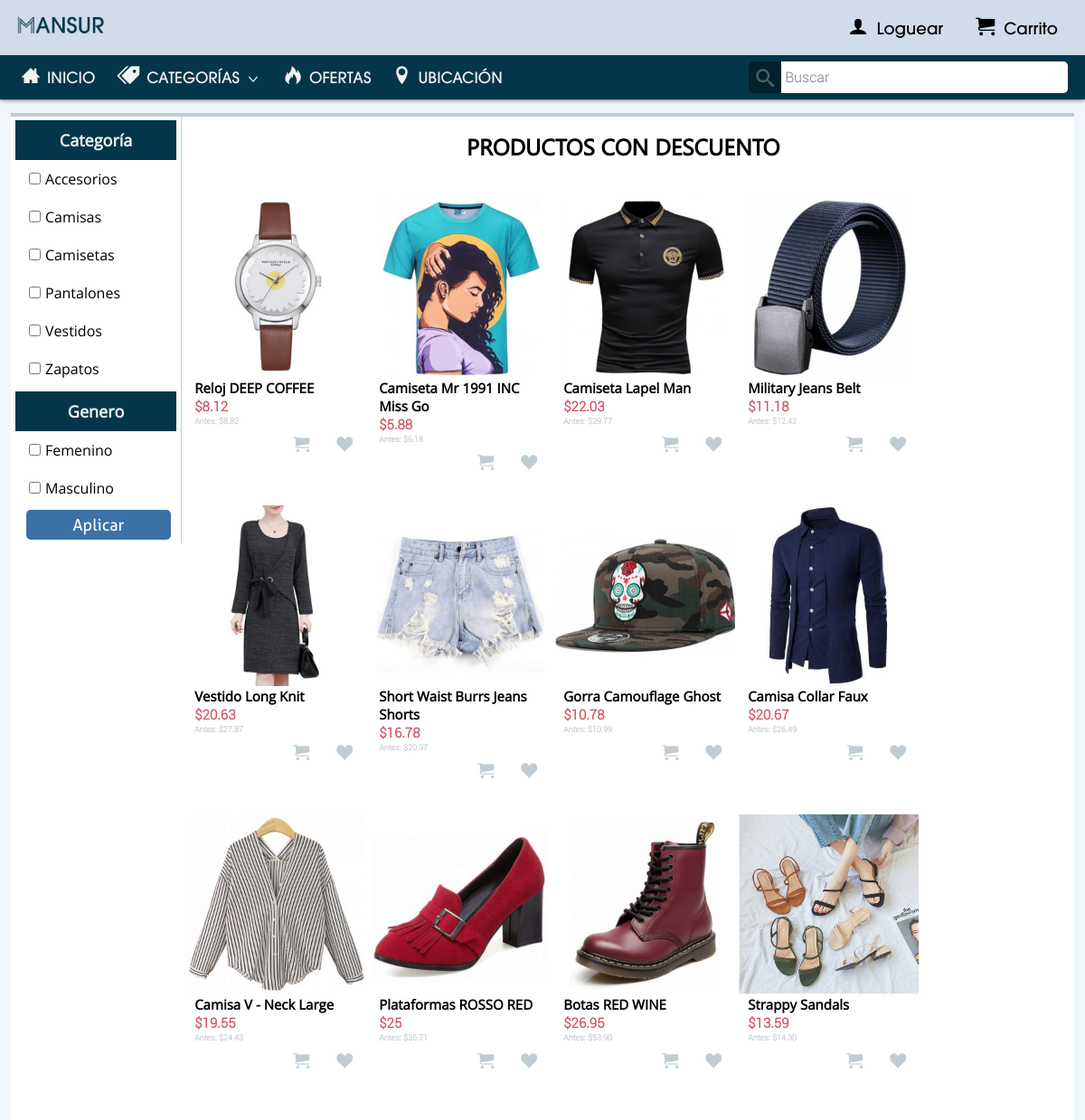
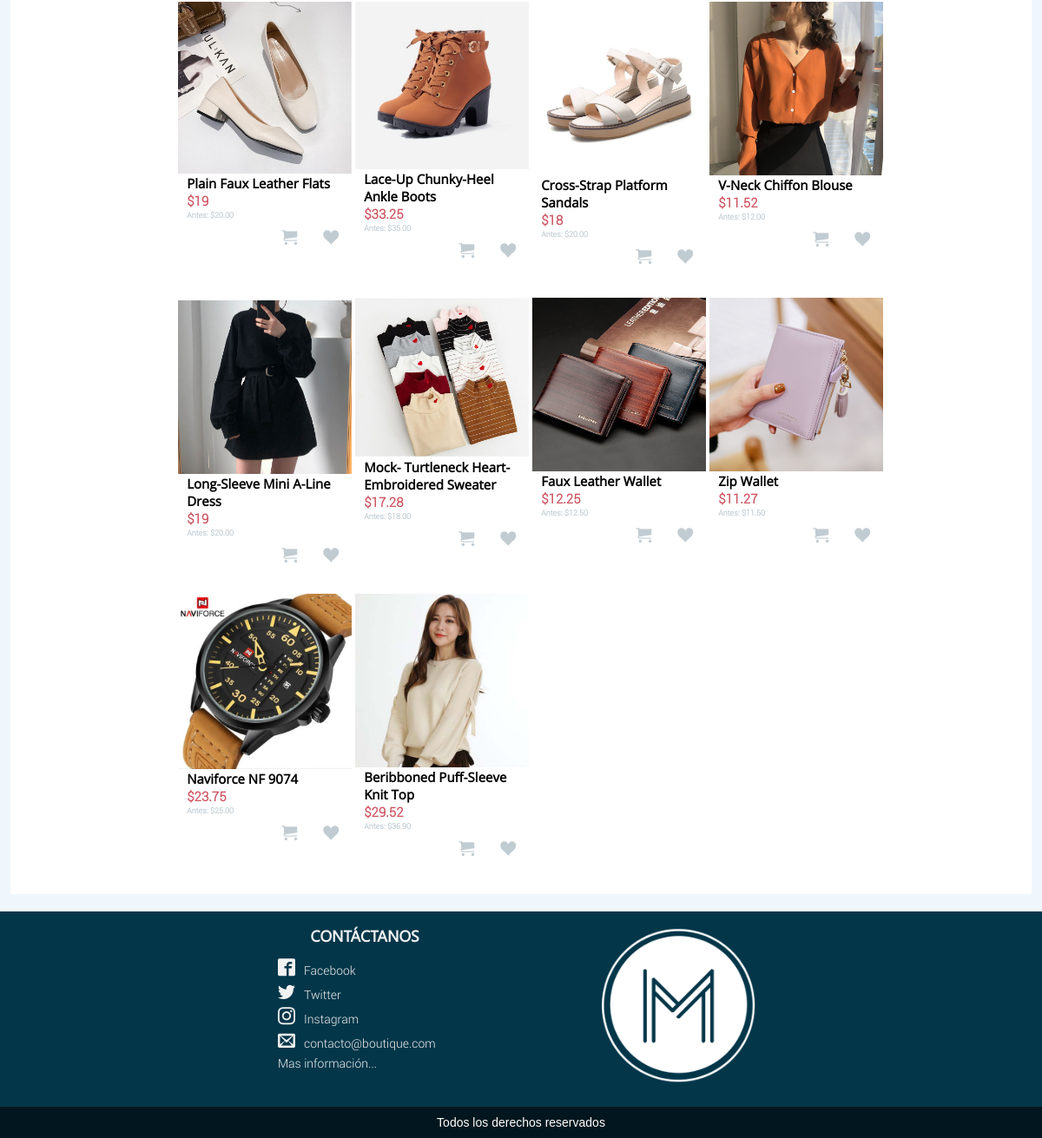
Screenshot of /PAG/ofertas.php with the database file from the repository (2 pictures, top to bottom).
### tables this page shows
CREATE TABLE IF NOT EXISTS `articulo` (
  `art_id` int(11) NOT NULL AUTO_INCREMENT,
  `fecha` date NOT NULL,
  `nombre` varchar(50) NOT NULL,
  `marca` varchar(20) NOT NULL,
  `precio` decimal(6,2) NOT NULL,
  `descuento` int(3) NOT NULL,
  `descripcion` text NOT NULL,
  `img` varchar(250) NOT NULL,
  `cat_id` int(5) NOT NULL,
  `ge_id` int(5) NOT NULL,
  `estado` tinyint(1) NOT NULL,
  `tallas` tinyint(1) NOT NULL,
  `cantidad` int(5) NOT NULL,
  PRIMARY KEY (`art_id`),
  KEY `cat_id` (`cat_id`),
  KEY `ge_id` (`ge_id`),
  FULLTEXT KEY `nombre` (`nombre`,`marca`)
);

### PAG/ELE/art.php (the view)
<?php
        while($mostrar=mysqli_fetch_array($result)){
        $link = 'producto.php?id='.$mostrar['art_id'];
        $porcentaje = $mostrar['descuento'] / 100;
        $precio = $mostrar['precio'];
        $descuento = $precio * $porcentaje;
        $des = bcdiv($descuento, '1', 2);
        $nprecio = $precio - $des;
        ?>
      <div class="AR">
          <a href="<?php echo $link;?>"><img src="../RECU/IMG/<?php echo $mostrar['img']?>"></a>
          <a href="<?php echo $link;?>"><h2><?php echo $mostrar['nombre']?></h2></a>
          <?php if ($porcentaje > 0):?>
            <h3>$<?php echo $nprecio?></h3>
            <h4>Antes: $<?php echo $mostrar['precio']?></h4>
          <?php else:?>
            <h3>$<?php echo $mostrar['precio']?></h3>
          <?php endif ?>
          <ul>
            <li><a href="#home"><span class="icon-fav"></span></a></li>
            <li><a href="#news"><span class="icon-cart"></span></a></li>
          </ul>
        </div>
    <?php } ?>

### RECU/CSS/Style.css (style rules this page uses)
@media screen and (-webkit-min-device-pixel-ratio:0) { * { margin: 0px; padding: 0px; } }
@media screen and (-webkit-min-device-pixel-ratio:0) { body { background-color: #eff7fc; } }
@media screen and (-webkit-min-device-pixel-ratio:0) { a { text-decoration: none; } }
@media screen and (-webkit-min-device-pixel-ratio:0) { ul { list-style: none; } }
@media screen and (-webkit-min-device-pixel-ratio:0) { .AR { width: 220px; height: 370px; position:relative; margin-left: 25px; margin-bottom: 5px; float: left } }
@media screen and (-webkit-min-device-pixel-ratio:0) { .AR img { width: 100%; margin: 0 auto; } }
@media screen and (-webkit-min-device-pixel-ratio:0) { .AR h2 { color: black; padding: 1px 1px; padding-left: 10px; font-size: 15px; font-family:'Open Sans', 'Bahnschrift', 'Arial'; } }
@media screen and (-webkit-min-device-pixel-ratio:0) { .AR h3 { color: #CD5360; padding: 1px 1px; padding-left: 10px; font-size: 15px; font-family:'Roboto', 'Noto', 'Arial', 'sans-serif;'; text-align: left; } }
@media screen and (-webkit-min-device-pixel-ratio:0) { .AR h4 { color: #c1ccd2; padding: 1px 1px; padding-left: 10px; font-size: 9px; font-family:'Roboto', 'Noto', 'Arial', 'sans-serif;'; text-align: left; } }
@media screen and (-webkit-min-device-pixel-ratio:0) { .AR ul { overflow: hidden; list-style: none; } }
@media screen and (-webkit-min-device-pixel-ratio:0) { .AR ul li { float: right; } }
@media screen and (-webkit-min-device-pixel-ratio:0) { .AR ul li span { color: #c1ccd2; display: block; padding: 10px 10px; padding-left: 15px; padding-right: 15px; font-size: 18px; } }
@media screen and (max-width:1366px ) { .AR { margin-left: 5px; width: 210px; height: 353px; } }
@media screen and (max-width:1350px ) { .AR { margin-left: 4px; } }
@media screen and (max-width:1280px ) { .AR { width: 200px; height: 336px; } }

### RECU/CSS/S2.css (style rules this page uses)
@media screen and (-webkit-min-device-pixel-ratio:0) { * { margin: 0; padding: 0; } }

### rows the page displays
articulo: img (picture), nombre "Reloj DEEP COFFEE", nprecio "8.12", precio "8.82"
articulo: img (picture), nombre "Camiseta Mr 1991 INC Miss Go", nprecio "5.88", precio "6.18"
articulo: img (picture), nombre "Camiseta Lapel Man", nprecio "22.03", precio "29.77"
articulo: img (picture), nombre "Military Jeans Belt", nprecio "11.18", precio "12.42"
articulo: img (picture), nombre "Vestido Long Knit", nprecio "20.63", precio "27.87"
articulo: img (picture), nombre "Short Waist Burrs Jeans Shorts", nprecio "16.78", precio "20.97"
articulo: img (picture), nombre "Gorra Camouflage Ghost", nprecio "10.78", precio "10.99"
articulo: img (picture), nombre "Camisa Collar Faux", nprecio "20.67", precio "26.49"
articulo: img (picture), nombre "Camisa V - Neck Large", nprecio "19.55", precio "24.43"
articulo: img (picture), nombre "Plataformas ROSSO RED", nprecio "25", precio "35.71"
articulo: img (picture), nombre "Botas RED WINE", nprecio "26.95", precio "53.90"
articulo: img (picture), nombre "Strappy Sandals", nprecio "13.59", precio "14.30"
articulo: img (picture), nombre "Plain Faux Leather Flats", nprecio "19", precio "20.00"
articulo: img (picture), nombre "Lace-Up Chunky-Heel Ankle Boots", nprecio "33.25", precio "35.00"
articulo: img (picture), nombre "Cross-Strap Platform Sandals", nprecio "18", precio "20.00"
articulo: img (picture), nombre "V-Neck Chiffon Blouse", nprecio "11.52", precio "12.00"
articulo: img (picture), nombre "Long-Sleeve Mini A-Line Dress", nprecio "19", precio "20.00"
articulo: img (picture), nombre "Mock- Turtleneck Heart-Embroidered Sweater", nprecio "17.28", precio "18.00"
articulo: img (picture), nombre "Faux Leather Wallet", nprecio "12.25", precio "12.50"
articulo: img (picture), nombre "Zip Wallet", nprecio "11.27", precio "11.50"
articulo: img (picture), nombre "Naviforce NF 9074", nprecio "23.75", precio "25.00"
articulo: img (picture), nombre "Beribboned Puff-Sleeve Knit Top", nprecio "29.52", precio "36.90"
